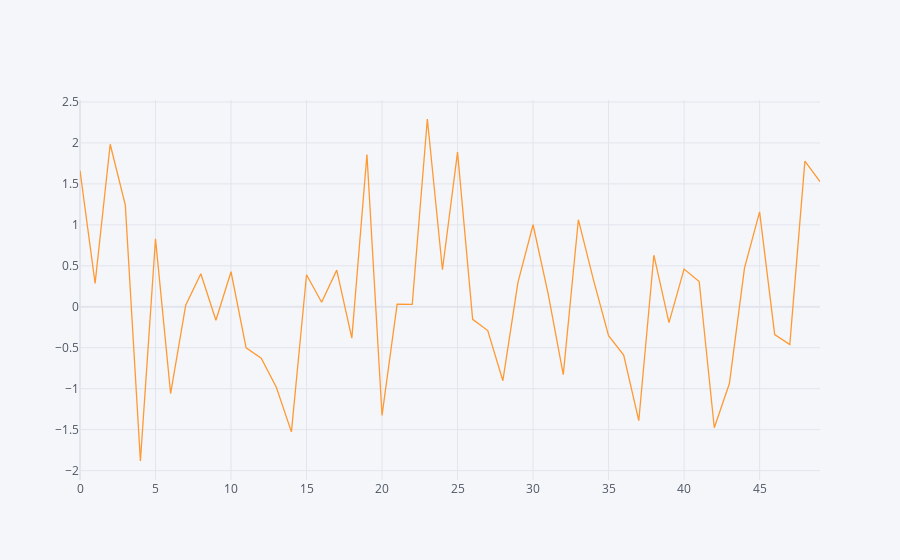

Notebook source saved alongside this figure:
### Code cell
df_1.iplot(y=['A'])

### Figure 1 — Plotly figure (JSON) as saved in the notebook; plotly's stock layout.template omitted (floating-point values rounded to 4 significant figures)
{"data": [{"line": {"color": "rgba(255, 153, 51, 1.0)", "dash": "solid", "shape": "linear", "width": 1.3}, "mode": "lines", "name": "A", "text": "", "type": "scatter", "x": [0, 1, 2, 3, 4, 5, 6, 7, 8, 9, 10, 11, 12, 13, 14, 15, 16, 17, 18, 19, 20, 21, 22, 23, 24, 25, 26, 27, 28, 29, 30, 31, 32, 33, 34, 35, 36, 37, 38, 39, 40, 41, 42, 43, 44, 45, 46, 47, 48, 49], "y": [1.661, 0.2852, 1.984, 1.241, -1.882, 0.8296, -1.059, 0.01938, 0.403, -0.1647, 0.4279, -0.5002, -0.6284, -0.9814, -1.526, 0.3906, 0.05523, 0.4477, -0.3819, 1.858, -1.326, 0.03137, 0.03023, 2.293, 0.4526, 1.888, -0.1532, -0.29, -0.902, 0.2985, 1.002, 0.1569, -0.8278, 1.063, 0.3284, -0.3534, -0.5882, -1.39, 0.6297, -0.1937, 0.4609, 0.3093, -1.476, -0.9371, 0.4719, 1.158, -0.34, -0.4612, 1.779, 1.527]}], "layout": {"legend": {"bgcolor": "#F5F6F9", "font": {"color": "#4D5663"}}, "paper_bgcolor": "#F5F6F9", "plot_bgcolor": "#F5F6F9", "title": {"font": {"color": "#4D5663"}}, "xaxis": {"gridcolor": "#E1E5ED", "showgrid": true, "tickfont": {"color": "#4D5663"}, "title": {"font": {"color": "#4D5663"}, "text": ""}, "zerolinecolor": "#E1E5ED"}, "yaxis": {"gridcolor": "#E1E5ED", "showgrid": true, "tickfont": {"color": "#4D5663"}, "title": {"font": {"color": "#4D5663"}, "text": ""}, "zerolinecolor": "#E1E5ED"}}}
